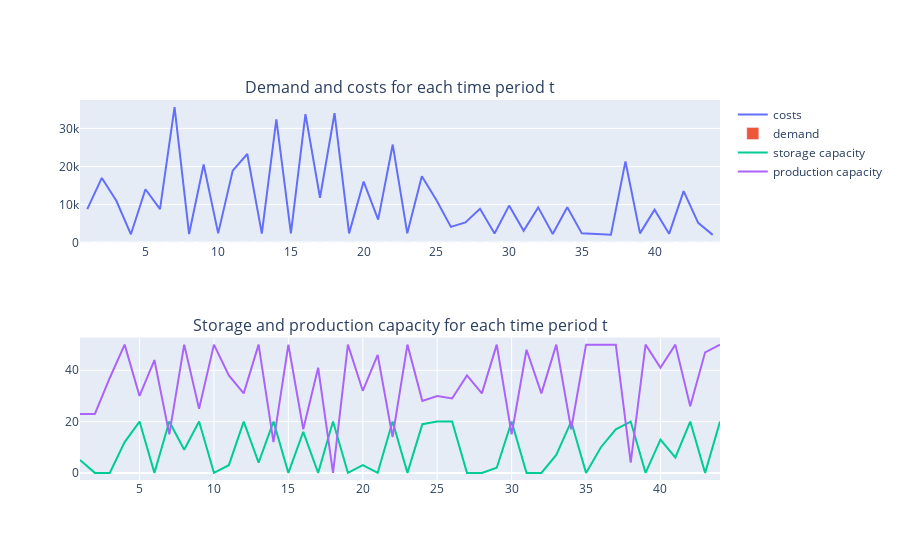

Notebook code cell kept with this figure:
### Code cell
fig2 = make_subplots(rows=2, cols=1,  subplot_titles=("Demand and costs for each time period t", "Storage and production capacity for each time period t"))

fig2.append_trace(go.Scatter(
    x=df["t"], 
    y=(df["producing"]*c_setup+df["production"]*df["costs"]+df["storage"]*c_storage), 
    name="costs"
), row=1, col=1)

fig2.append_trace(go.Bar(
    x=df["t"], 
    y=(df["demand"]), 
    name="demand"
), row=1, col=1)


fig2.append_trace(go.Scatter(
    x=df["t"], 
    y=(s_max-df["storage"]), 
    name="storage capacity"
), row=2, col=1)

fig2.append_trace(go.Scatter(
    x=df["t"], 
    y=(p_max-df["production"]), 
    name="production capacity"
), row=2, col=1)

fig2.show()

### Figure 1 — Plotly figure (JSON) as saved in the notebook; plotly's stock layout.template omitted (floating-point values rounded to 4 significant figures)
{"data": [{"name": "costs", "type": "scatter", "x": [1, 2, 3, 4, 5, 6, 7, 8, 9, 10, 11, 12, 13, 14, 15, 16, 17, 18, 19, 20, 21, 22, 23, 24, 25, 26, 27, 28, 29, 30, 31, 32, 33, 34, 35, 36, 37, 38, 39, 40, 41, 42, 43, 44], "xaxis": "x", "y": [8780, 16980, 10980, 2160, 14000, 8760, 35600, 2220, 20500, 2400, 18900, 23280, 2320, 32400, 2400, 33760, 11760, 34000, 2400, 16020, 6000, 25760, 2400, 17420, 11200, 4100, 5280, 8860, 2360, 9700, 3080, 9240, 2260, 9260, 2400, 2200, 2060, 21320, 2400, 8620, 2280, 13520, 5160, 2000], "yaxis": "y"}, {"name": "demand", "type": "bar", "x": [1, 2, 3, 4, 5, 6, 7, 8, 9, 10, 11, 12, 13, 14, 15, 16, 17, 18, 19, 20, 21, 22, 23, 24, 25, 26, 27, 28, 29, 30, 31, 32, 33, 34, 35, 36, 37, 38, 39, 40, 41, 42, 43, 44], "xaxis": "x", "y": [22, 27, 25, 8, 0, 26, 24, 11, 5, 3, 29, 3, 16, 18, 16, 17, 29, 30, 3, 15, 24, 16, 19, 23, 20, 1, 12, 21, 18, 15, 2, 26, 13, 13, 10, 7, 3, 26, 13, 2, 14, 4, 23, 17], "yaxis": "y"}, {"name": "storage capacity", "type": "scatter", "x": [1, 2, 3, 4, 5, 6, 7, 8, 9, 10, 11, 12, 13, 14, 15, 16, 17, 18, 19, 20, 21, 22, 23, 24, 25, 26, 27, 28, 29, 30, 31, 32, 33, 34, 35, 36, 37, 38, 39, 40, 41, 42, 43, 44], "xaxis": "x2", "y": [5, 0, 0, 12, 20, 0, 20, 9, 20, 0, 3, 20, 4, 20, 0, 16, 0, 20, 0, 3, 0, 20, 0, 19, 20, 20, 0, 0, 2, 20, 0, 0, 7, 20, 0, 10, 17, 20, 0, 13, 6, 20, 0, 20], "yaxis": "y2"}, {"name": "production capacity", "type": "scatter", "x": [1, 2, 3, 4, 5, 6, 7, 8, 9, 10, 11, 12, 13, 14, 15, 16, 17, 18, 19, 20, 21, 22, 23, 24, 25, 26, 27, 28, 29, 30, 31, 32, 33, 34, 35, 36, 37, 38, 39, 40, 41, 42, 43, 44], "xaxis": "x2", "y": [23, 23, 37, 50, 30, 44, 15, 50, 25, 50, 38, 31, 50, 12, 50, 17, 41, 0, 50, 32, 46, 14, 50, 28, 30, 29, 38, 31, 50, 15, 48, 31, 50, 17, 50, 50, 50, 4, 50, 41, 50, 26, 47, 50], "yaxis": "y2"}], "layout": {"annotations": [{"font": {"size": 16}, "showarrow": false, "text": "Demand and costs for each time period t", "x": 0.5, "xanchor": "center", "xref": "paper", "y": 1, "yanchor": "bottom", "yref": "paper"}, {"font": {"size": 16}, "showarrow": false, "text": "Storage and production capacity for each time period t", "x": 0.5, "xanchor": "center", "xref": "paper", "y": 0.375, "yanchor": "bottom", "yref": "paper"}], "xaxis": {"anchor": "y", "domain": [0, 1]}, "xaxis2": {"anchor": "y2", "domain": [0, 1]}, "yaxis": {"anchor": "x", "domain": [0.625, 1]}, "yaxis2": {"anchor": "x2", "domain": [0, 0.375]}}}
